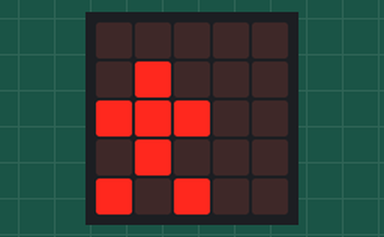
Simulated run of this program. Board: BBC micro:bit (MakeCode). On the bench: the board's 5×5 LED display.

Above: at 0.1 s.
At 1.9 s:
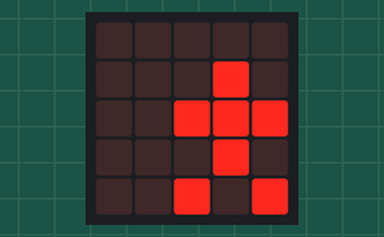
At 2.8 s:
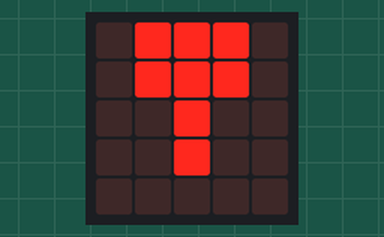

Measured:
- by itself, everything shown: repeats every 3.6 s, in 4 steps
- what the display in image 1 shows lasts 0.9 s, from 1.8 s to 2.7 s

The program:

main.ts
```typescript
while (true) {
    basic.showLeds(`
    . . . . .
    . # . . .
    # # # . .
    . # . . .
    # . # . .
    `)
    basic.pause(500)
    basic.showLeds(`
        . # # # .
        . # # # .
        . . # . .
        . . # . .
        . . . . .
        `)
    basic.pause(500)
    basic.showLeds(`
        . . . . .
        . . . # .
        . . # # #
        . . . # .
        . . # . #
        `)
    basic.pause(500)
    basic.showLeds(`
            . # # # .
            . # # # .
            . . # . .
            . . # . .
            . . . . .
            `)
    basic.pause(500)
}
```

test.ts
```typescript
// aquí va el archivo "tests"; esto no se compilará cuando este paquete se utilice como una extensión.
```
